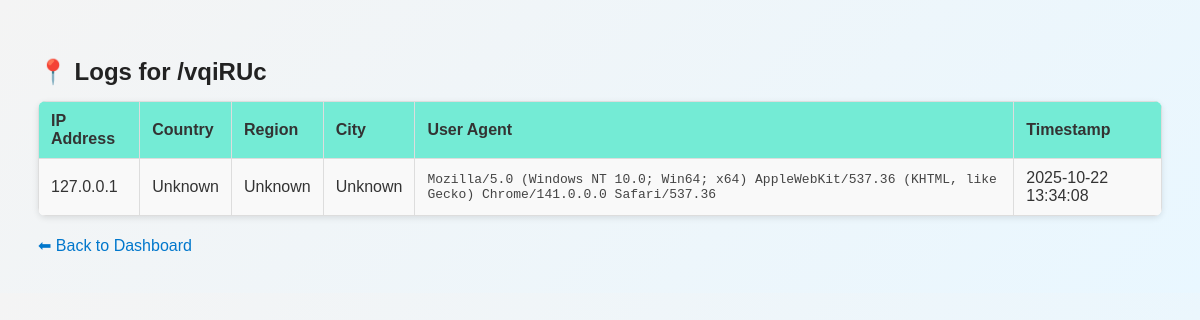
Screenshot of /logs/vqiRUc with the database file from the repository.
### tables this page shows
CREATE TABLE logs (
                    id INTEGER PRIMARY KEY AUTOINCREMENT,
                    short_key TEXT,
                    ip_address TEXT,
                    user_agent TEXT,
                    country TEXT, -- Added
                    region TEXT,  -- Added
                    city TEXT,    -- Added
                    timestamp TEXT
                );

### app.py (the view)
@app.route('/logs/<short_key>')
def logs(short_key):
    conn = sqlite3.connect('urls.db')
    c = conn.cursor()
    c.execute("SELECT ip_address, user_agent, country, region, city, timestamp FROM logs WHERE short_key=? ORDER BY id DESC", (short_key,))
    log_data = c.fetchall()
    conn.close()
    return render_template('logs.html', data=log_data, short_key=short_key)

### templates/logs.html (shortened to what this page needs)
<!DOCTYPE html>
<html lang="en">
<head>
</head>
<body>
    <div class="container">
        <h2>📍 Logs for /{{ short_key }}</h2>
        {% if data %}
        <table>
            <tr>
                <th>IP Address</th>
                <th>Country</th>
                <th>Region</th>
                <th>City</th>
                <th>User Agent</th>
                <th>Timestamp</th>
            </tr>
            {% for ip, ua, country, region, city, ts in data %}
            <tr>
                <td>{{ ip }}</td>
                <td>{{ country or '-' }}</td>
                <td>{{ region or '-' }}</td>
                <td>{{ city or '-' }}</td>
                <td><pre>{{ ua }}</pre></td>
                <td>{{ ts }}</td>
            </tr>
            {% endfor %}
        </table>
        {% else %}
            <p class="no-data">No logs found for this short link yet.</p>
        {% endif %}
        <a href="/dashboard">⬅ Back to Dashboard</a>
    </div>
</body>
</html>

### templates/logs.html (style rules this page uses)
body { font-family: Arial, sans-serif; background: linear-gradient(135deg, #f4f4f4 0%, #e9f7ff 100%); padding: 30px; color: #333; }
h2 { color: #222; margin-bottom: 15px; }
table { width: 100%; border-collapse: collapse; box-shadow: 0 2px 6px rgba(0,0,0,0.1); background: white; border-radius: 8px; overflow: hidden; }
th, td { padding: 10px 12px; text-align: left; border: 1px solid #ddd; }
th { background: #74ebd5; color: #333; font-weight: 600; }
tr:nth-child(even) { background: #f9f9f9; }
pre { white-space: pre-wrap; word-wrap: break-word; margin: 0; font-size: 13px; color: #444; }
a { display: inline-block; margin-top: 20px; text-decoration: none; color: #0077cc; font-weight: 500; }
.container { max-width: 1200px; margin: auto; }

### rows the page displays
logs: short_key "vqiRUc", ip_address "127.0.0.1", country "Unknown", region "Unknown", city "Unknown", user_agent "Mozilla/5.0 (Windows NT 10.0; Win64; x64) AppleWebKit/537.36 (KHTML, like Gecko) Chrome/141.0.0.0 Safari/537.36", timestamp "2025-10-22 13:34:08"
